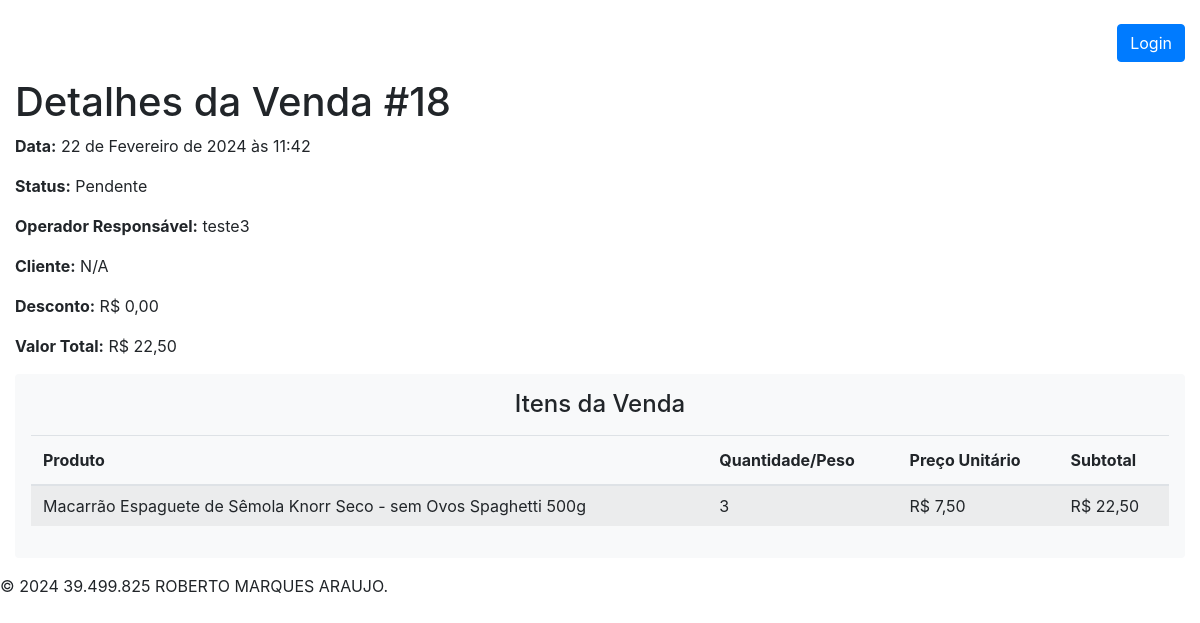
The app's page /detalhes_venda/18/, older data.
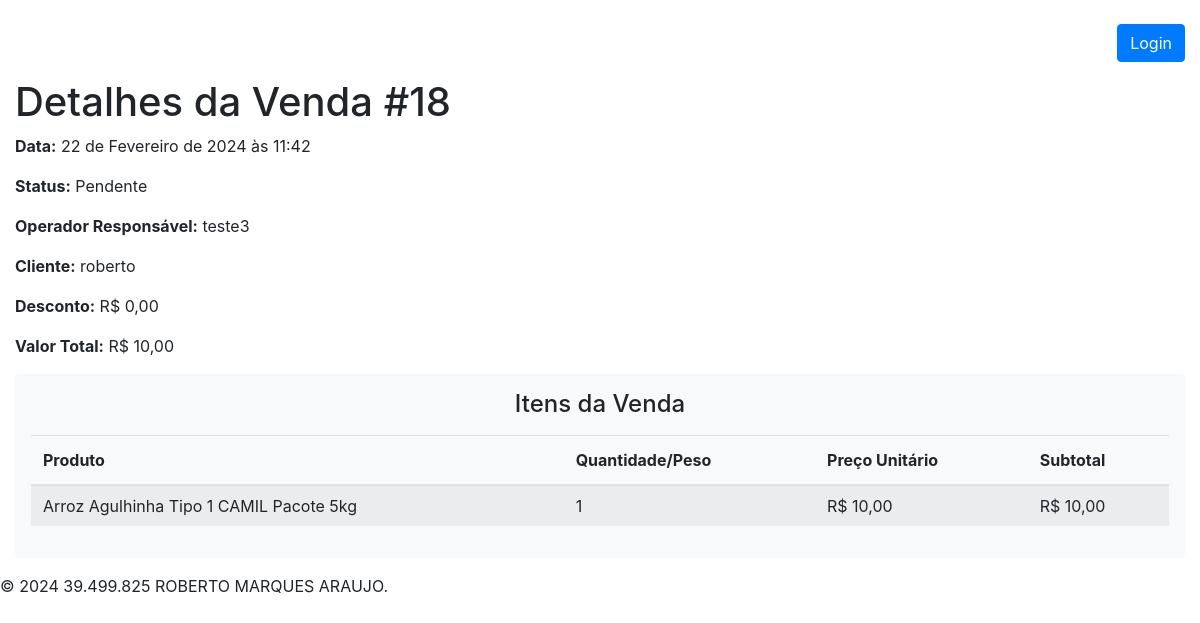
The same page, newer data.
### pdvweb/models.py (models this page shows, shortened)
class Venda(models.Model):
    STATUS_PENDENTE = 'pendente'
    STATUS_CONCLUIDA = 'concluida'
    STATUS_CANCELADA = 'cancelada'
    STATUS_CHOICES = [
        (STATUS_PENDENTE, 'Pendente'),
        (STATUS_CONCLUIDA, 'Concluída'),
        (STATUS_CANCELADA, 'Cancelada'),
    ]
    data = models.DateTimeField(auto_now_add=True)
    status = models.CharField(
        max_length=20, choices=STATUS_CHOICES, default=STATUS_PENDENTE)
    valor_total = models.DecimalField(
        max_digits=10, decimal_places=2, default=0.0)
    desconto = models.DecimalField(max_digits=5, decimal_places=2, default=0.0)
    operador = models.ForeignKey(
        'Operador', on_delete=models.SET_NULL, null=True)
    cliente = models.ForeignKey(
        'Cliente', on_delete=models.SET_NULL, null=True)

class Operador(models.Model):
    nome = models.CharField(max_length=255)
    email = models.EmailField()
    telefone = models.CharField(max_length=20, blank=True, null=True)
    usuarios = models.ManyToManyField(
        'CustomUser', related_name='operadores', blank=True)

class ItemVenda(models.Model):
    venda = models.ForeignKey(Venda, on_delete=models.CASCADE)
    preco_unitario = models.DecimalField(
        max_digits=10, decimal_places=2, default=0.0)
    subtotal = models.DecimalField(
        max_digits=10, decimal_places=2, default=0.0)
    produto_por_quantidade = models.ForeignKey(
        ProdutoPorQuantidade, on_delete=models.CASCADE, null=True, blank=True)
    produto_por_peso = models.ForeignKey(
        ProdutoPorPeso, on_delete=models.CASCADE, null=True, blank=True)
    quantidade = models.PositiveIntegerField(
        validators=[MinValueValidator(1)], null=True, blank=True)
    peso_vendido = models.DecimalField(
        max_digits=10, decimal_places=3, default=0.0, null=True, blank=True)

class ProdutoBase(models.Model):
    codigo = models.CharField(max_length=10, unique=False, blank=True)
    nome = models.CharField(max_length=100, unique=True)
    descricao = models.TextField(blank=True, null=True)
    categoria = models.ForeignKey(
        Categoria, on_delete=models.SET_NULL, null=True, blank=True)
    class Meta:
        abstract = True

class ProdutoPorQuantidade(ProdutoBase):
    preco = models.DecimalField(
        max_digits=10, decimal_places=2, validators=[MinValueValidator(0)])
    estoque = models.PositiveIntegerField(default=0)
    data_criacao = models.DateTimeField(default=timezone.now)

class Cliente(models.Model):
    nome = models.CharField(max_length=255)
    email = models.EmailField()
    telefone = models.CharField(max_length=20, blank=True, null=True)
    cpf = models.CharField(max_length=14, unique=True,
                           default='000.000.000-00')

### pdvweb/views.py (the view)
# urls.py: path('detalhes_venda/<int:venda_id>/',
def detalhes_venda(request, venda_id):
    venda = get_object_or_404(Venda, pk=venda_id)
    itens_venda = venda.itemvenda_set.all()
    return render(request, 'pdvweb/detalhes_venda.html', {'venda': venda, 'itens_venda': itens_venda})

### pdvweb/templates/pdvweb/detalhes_venda.html
{% extends 'pdvweb/base.html' %}
{% block content %}
<h1>Detalhes da Venda #{{ venda.id }}</h1>
<p><strong>Data:</strong> {{ venda.data }}</p>
<p><strong>Status:</strong> {{ venda.get_status_display }}</p>
<p><strong>Operador Responsável:</strong> {% if venda.operador %}{{ venda.operador.nome }}{% else %}N/A{% endif %}</p>
<p><strong>Cliente:</strong> {% if venda.cliente %}{{ venda.cliente.nome }}{% else %}N/A{% endif %}</p>
<p><strong>Desconto:</strong> R$ {{ venda.desconto }}</p>
<p><strong>Valor Total:</strong> R$ {{ venda.valor_total }}</p>
<div id="itens-da-venda" class="mb-3 shadow p-3 bg-light rounded" style="max-height: 400px; overflow-y: auto;">
  {% if itens_venda %}
  <h4 class="mb-3 text-center">Itens da Venda</h4>
  <div class="table-responsive">
    <table class="table table-striped" style="width: 100%;">
      <thead>
        <tr>
          <th scope="col">Produto</th>
          <th scope="col">Quantidade/Peso</th>
          <th scope="col">Preço Unitário</th>
          <th scope="col">Subtotal</th>
        </tr>
      </thead>
      <tbody style="line-height: 1;">
        {% for item in itens_venda %}
        <tr>
          <td>
            {% if item.produto_por_quantidade %}
            {{ item.produto_por_quantidade.nome }}
            {% else %}
            {{ item.produto_por_peso.nome }}
            {% endif %}
          </td>
          <td>
            {% if item.quantidade %}
            {{ item.quantidade }}
            {% else %}
            {{ item.peso_vendido }} kg
            {% endif %}
          </td>
          <td>R$ {{ item.preco_unitario }}</td>
          <td>R$ {{ item.subtotal }}</td>
        </tr>
        {% endfor %}
      </tbody>
    </table>
  </div>
  {% else %}
  <p class="text-center"><strong>
      <h4 class="text-center">Essa venda não possui itens.</h4>
    </strong></p>
  {% endif %}
</div>
{% endblock %}

### pdvweb/templates/pdvweb/base.html (shortened to what this page needs)
<!DOCTYPE html>
<html lang="en">
<head>
    <link rel="stylesheet" href="https://cdnjs.cloudflare.com/ajax/libs/font-awesome/5.15.4/css/all.min.css" />
    <link rel="stylesheet" href="https://maxcdn.bootstrapcdn.com/bootstrap/4.0.0/css/bootstrap.min.css">
</head>
<br>
<body class="d-flex flex-column vh-100">
    <div class="container-fluid flex-grow-1">
        <div class="row">
            <div class="col-md-12 mb-3">
                {% if user.is_authenticated %}
                <button id="voltar" class="btn btn-outline-secondary ml-2"
                    onclick="goBack()"><strong>voltar</strong></button>
                <div class="float-right mx-2">
                    <p class="d-inline-block"><strong>Bem-vindo, {{ user.username }}!</strong></p>
                    {% if user.operador %}
                    <span class="badge badge-primary p-1 ml-2"><strong>Operador</strong></span>
                    {% endif %}
                    <a href="{% url 'pdvweb:logout_view' %}" class="btn btn-outline-danger ml-2">Logout</a>
                </div>
                {% else %}
                <a href="{% url 'pdvweb:login_operador' %}" class="btn btn-primary float-right">Login</a>
                {% endif %}
            </div>
        </div>
        {% block content %}{% endblock %}
    </div>
    <footer>
        <p>© 2024 39.499.825 ROBERTO MARQUES ARAUJO.</p>
    </footer>
</body>
</html>

Row changes from the older to the newer data that the page shows:
removed ItemVenda: produto_por_quantidade.nome "Macarrão Espaguete de Sêmola Knorr Seco - sem Ovos Spaghetti 500g", quantidade "3", preco_unitario "7,50", subtotal "22,50"
changed Venda "Pendente": cliente.nome (not shown) → "roberto"; valor_total "22,50" → "10,00"
added ItemVenda: produto_por_quantidade.nome "Arroz Agulhinha Tipo 1 CAMIL Pacote 5kg", quantidade "1", preco_unitario "10,00", subtotal "10,00"
Text that changed along with them:
text no longer shown: "N/A"
